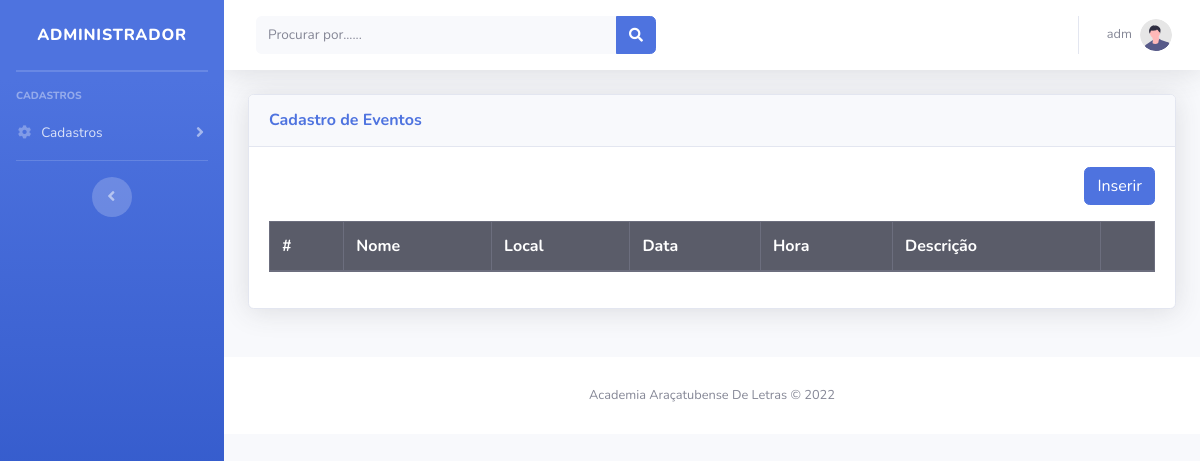
Before: /modulos/eventos/eventos.php (signed in) with the older database file.
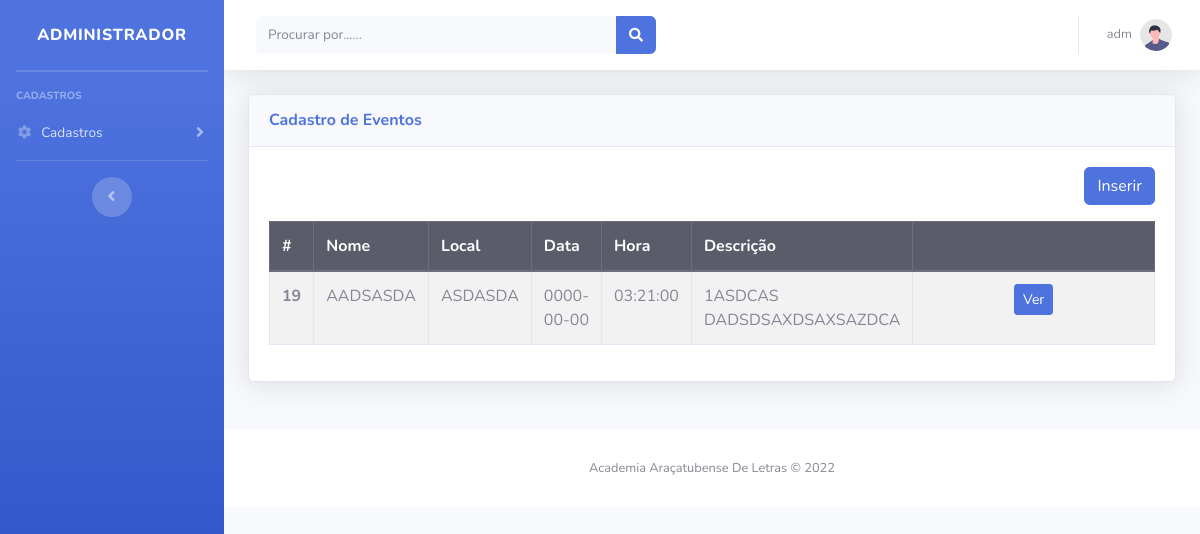
After: the same page with the newer database file.
### tables this page shows
CREATE TABLE `eventos` (
  `idEve` int(11) NOT NULL,
  `nomeEve` varchar(150) NOT NULL,
  `localEve` varchar(250) NOT NULL,
  `dataEve` date NOT NULL,
  `horaEve` time NOT NULL,
  `descricaoEve` varchar(300) NOT NULL,
  `imagemEve` varchar(200) NOT NULL
);

### modulos/eventos/eventos.php (the view, shortened to what this page needs)
<!DOCTYPE html>
<html lang="pt-br">
<?php include_once path('template/head.php'); ?>
<body id="page-top">
    <div id="wrapper">
        <?php include_once path('template/sidebar.php'); ?>
        <div id="content-wrapper" class="d-flex flex-column">
            <div id="content">
                <?php include_once path('template/navbar.php'); ?>
                <div class="container-fluid">
                    <div class="row">
                        <div class="col-12 mb-4">
                            <div class="card shadow mb-4">
                                <div class="card-header py-3">
                                    <h6 class="m-0 font-weight-bold text-primary">Cadastro de Eventos</h6>
                                </div>
                                <div class="card-body">
                                    <div class="text-right mb-3">
                                        <a class="btn btn-primary" href="inserir.php">Inserir</a>
                                    </div>
                                    <table class="table table-bordered table-striped">
                                        <thead>
                                            <tr class="thead-dark">
                                                <th>#</th>
                                                <th>Nome</th>
                                                <th>Local</th>
                                                <th>Data</th>
                                                <th>Hora</th>
                                                <th>Descrição</th>
                                                <th></th>
                                            </tr>
                                        </thead>
                                        <tbody>
                                            <?php
                                            $pdo = Banco::conectar();
                                            $sql = 'SELECT * FROM  eventos';
                                            foreach ($pdo->query($sql) as $row) { ?>
                                                <tr>
                                                    <th scope="row"><?= $row['idEve'] ?></th>
                                                    <td><?= $row['nomeEve'] ?></td>
                                                    <td><?= $row['localEve'] ?></td>
                                                    <td><?= $row['dataEve'] ?></td>
                                                    <td ><?= $row['horaEve'] ?></td>
                                                    <td ><?= $row['descricaoEve'] ?></td>
                                                    <td width='250' class="text-center">
                                                        <a class="btn btn-sm btn-primary " href="visualizar.php?idEve=<?= $row['idEve'] ?>">Ver</a>
                                                    </td>
                                                </tr>
                                            <?php }
                                            ?>
                                        </tbody>
                                    </table>
                                </div>
                            </div>
                        </div>
                    </div>
                </div>
                <footer class="sticky-footer bg-white">
                    <div class="container my-auto">
                        <div class="copyright text-center my-auto">
                            <span>Academia Araçatubense De Letras &copy; 2022</span>
                        </div>
                    </div>
                </footer>
            </div>
        </div>
</body>
</html>

Changed rows visible on the page:
added eventos: idEve "19", nomeEve "AADSASDA", localEve "ASDASDA", dataEve "0000-00-00", horaEve "03:21:00", descricaoEve "1ASDCAS DADSDSAXDSAXSAZDCA"
